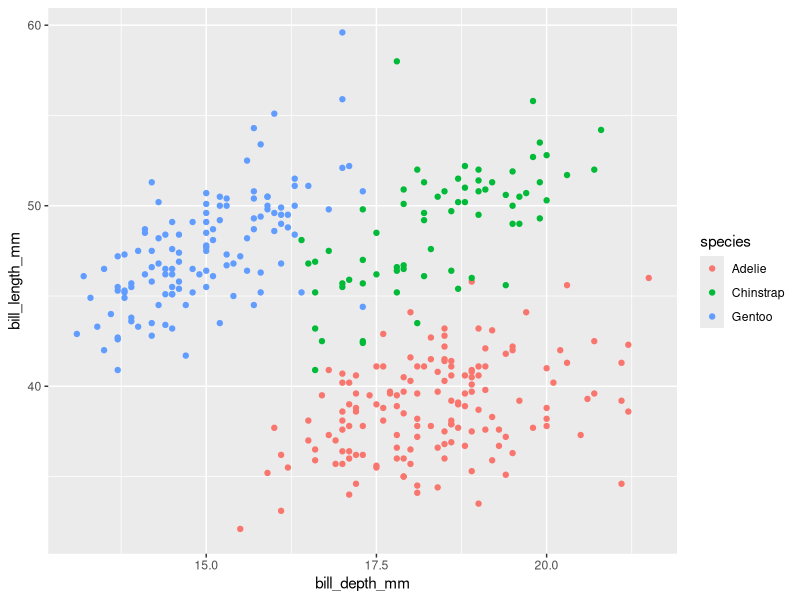

This figure's R source:
## ---- chunk 1
library(palmerpenguins)
library(ggplot2)
data(penguins)
ggplot(penguins, aes(x=bill_depth_mm, y=bill_length_mm, color = species)) + geom_point()
